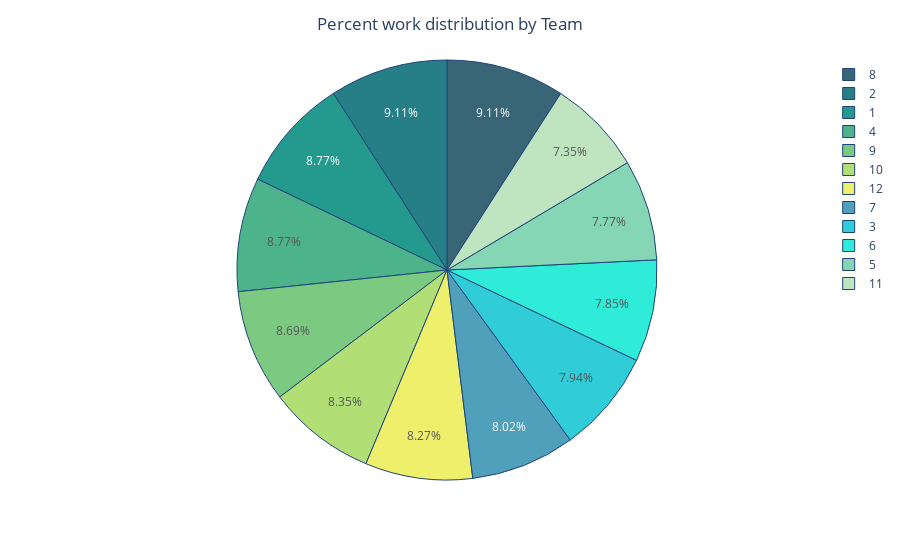

Notebook code cell kept with this figure:
### Code cell
qdf = df['team'].value_counts().reset_index()
# print(qdf)
qdf.rename(columns={'index': 'teams', 'team': 'total_day'}, inplace=True)
# print(qdf)
# qdf.info()

fig = px.pie(
    values = qdf.total_day.to_list(),
    names = qdf.teams.to_list(),
    color_discrete_sequence = px.colors.sequential.Aggrnyl
)

fig.update_traces(
    marker_line_color='rgb(8,48,107)',
    marker_line_width=1,
    opacity=0.9,
    textposition='outside'
)

fig.update_traces(
    textposition='inside',
    textinfo='percent',
)

fig.update_layout(
    title = 'Percent work distribution by Team',
    title_x = 0.5,
    xaxis_tickfont_size = 14,
)

fig.show()

### Figure 1 — Plotly figure (JSON) as saved in the notebook; plotly's stock layout.template omitted (floating-point values rounded to 4 significant figures)
{"data": [{"domain": {"x": [0, 1], "y": [0, 1]}, "hovertemplate": "label=%{label}<br>value=%{value}<extra></extra>", "labels": [8, 2, 1, 4, 9, 10, 12, 7, 3, 6, 5, 11], "legendgroup": "", "marker": {"line": {"color": "rgb(8,48,107)", "width": 1}}, "name": "", "opacity": 0.9, "showlegend": true, "textinfo": "percent", "textposition": "inside", "type": "pie", "values": [109, 109, 105, 105, 104, 100, 99, 96, 95, 94, 93, 88]}], "layout": {"legend": {"tracegroupgap": 0}, "margin": {"t": 60}, "piecolorway": ["rgb(36, 86, 104)", "rgb(15, 114, 121)", "rgb(13, 143, 129)", "rgb(57, 171, 126)", "rgb(110, 197, 116)", "rgb(169, 220, 103)", "rgb(237, 239, 93)"], "title": {"text": "Percent work distribution by Team", "x": 0.5}, "xaxis": {"tickfont": {"size": 14}}}}
